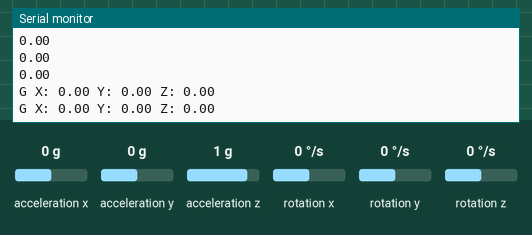
Simulated run of this sketch. Board: Arduino Uno, built with avr-gcc and run on an emulated ATmega328P. Shown: the last lines printed to the serial monitor. Inputs (shaded band) come from the test bench; at power-on: rotation x 0 °/s, rotation y 0 °/s, rotation z 0 °/s, acceleration x 0 g, acceleration y 0 g, acceleration z 1 g.

Above: at 15.4 s.
15.5 s: rotation x set to -192 °/s
At 16.8 s:
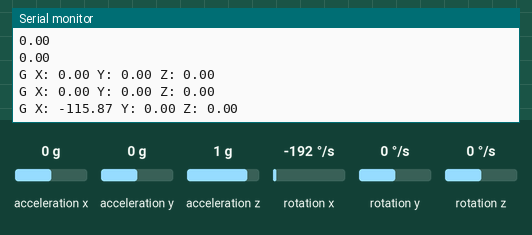
17.0 s: rotation y set to -192 °/s
At 18.1 s:
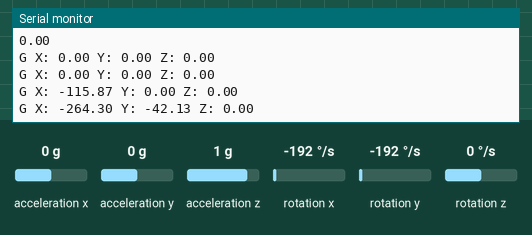
18.5 s: rotation z set to -192 °/s
At 19.9 s:
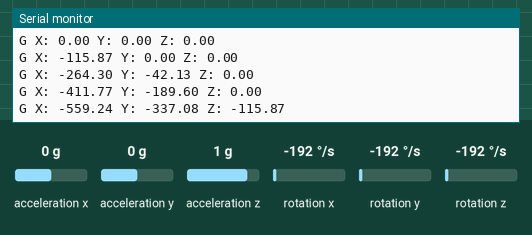
Timing chart, 0 to 21.5 s (numbered marks = the images above; inputs shaded):
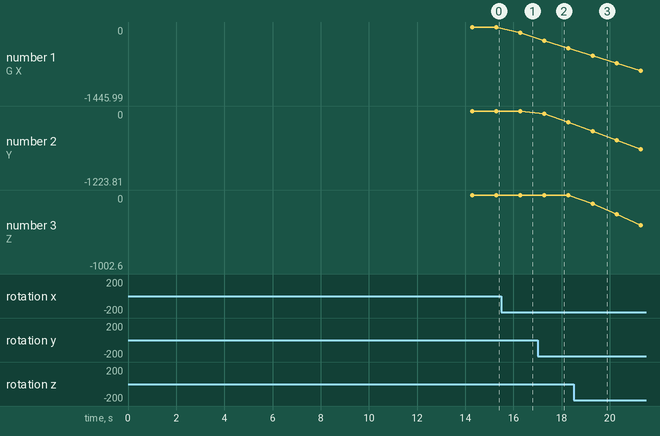

Measured:
- after the input at 15.5 s, the serial monitor: prints a new line after 0.78 s (image 1)
- after the input at 17.0 s, the serial monitor: prints a new line after 0.28 s (image 2)
- after the input at 18.5 s, the serial monitor: prints a new line after 0.78 s (image 3)
- plotted number 1: 0 → -115.87 after the input at 15.5 s
- plotted number 2: 0 → -189.6 after the input at 17.0 s

The sketch:

gyro_minimu_micros.ino
```cpp
//Written by Joe St. Germain 12/1/15
// Simply keeps track of the gyro reading from an minimu9 using the microseconds clock.
// This code has been tested on 3 seperate seperate sets of hardware in serveral locations.
// the code results in less than 1 degree per minute drift when stationary.
//Testing included 3 consecutive trials of 3 minutes on each set of hardware in 3 places.
// the maxiumum error observeded with a steady voltage was 1.3 degress per minute on a single axis over the 27 test.
// Average error was .275 degrees per minute averaged across all 3 axis.
#include <Wire.h>
#include <L3G.h>
L3G gyro;


float G_Dt = 0.005;  // Integration time (DCM algorithm)  We will run the integration loop at 200Hz if possible
long timer = 0; // timer for the gyro
long timer1 = 0; //timer for printig
float G_gain = .00875; // gyros gain factor for 250deg/sec
//This gain factor can be effected upto +/- %2 based on mechanical stress to the component after mounting.
// if you rotate the gyro 180 degress and it only show 170 this could be the issue.
float gyro_x; //gyro x val
float gyro_y; //gyro x val
float gyro_z; //gyro x val
float gyro_xold; //gyro cummulative x value
float gyro_yold; //gyro cummulative y value
float gyro_zold; //gyro cummulative z value
float gerrx; // Gyro x error
float gerry; // Gyro y error
float gerrz; // Gyro z error


void setup() {
  Serial.begin(115200);//fastest transmission
  Wire.begin(); // i2c begin
  if (!gyro.init()) // gyro init
  {
    Serial.println("Failed to autodetect gyro type! not connected");
    while (1);
  }
  delay(500);
  timer = micros(); // init timer for first reading
  gyro.enableDefault(); // gyro init. default 250/deg/s
  delay(1000);// allow time for gyro to settle
  Serial.println("starting zero, stay still for 10 seconds");
  for (int i = 1; i <= 2000; i++) { // takes 2000 samples of the gyro
    gyro.read(); // read gyro I2C call
    gerrx += gyro.g.x; // add all the readings
    gerry += gyro.g.y;
    gerrz += gyro.g.z;
    delay(5);
  }

  gerrx = gerrx / 2000; // average readings to obtain an error offset
  gerry = gerry / 2000;
  gerrz = gerrz / 2000;

  Serial.println(gerrx); // print error vals
  Serial.println(gerry);
  Serial.println(gerrz);
}

void loop() {

  if ((micros() - timer) >= 5000) { // wait for 5000 microseconds
    gyro.read(); // read gyro

    gyro_x = (gyro.g.x - gerrx) * G_gain; // offset by error then multiply by gyro gain factor
    gyro_y = (gyro.g.y - gerry) * G_gain;
    gyro_z = (gyro.g.z - gerrz) * G_gain;

    gyro_x = gyro_x * G_Dt; // Multiply the angular rate by the time interval
    gyro_y = gyro_y * G_Dt;
    gyro_z = gyro_z * G_Dt;

    gyro_x += gyro_xold; // add the displacment(rotation) to the cumulative displacment
    gyro_y += gyro_yold;
    gyro_z += gyro_zold;

    gyro_xold = gyro_x ; // Set the old gyro angle to the current gyro angle
    gyro_yold = gyro_y ;
    gyro_zold = gyro_z ;
    // flag = 0;
    timer = micros(); //reset timer

  }


  if ((millis() - timer1) >= 1000) // print the gyro values once per second
  {
    timer1 = millis();

    Serial.print("G ");
    Serial.print("X: ");
    Serial.print(gyro_x);
    Serial.print(" Y: ");
    Serial.print(gyro_y);
    Serial.print(" Z: ");
    Serial.println(gyro_z);
  }

}
```
